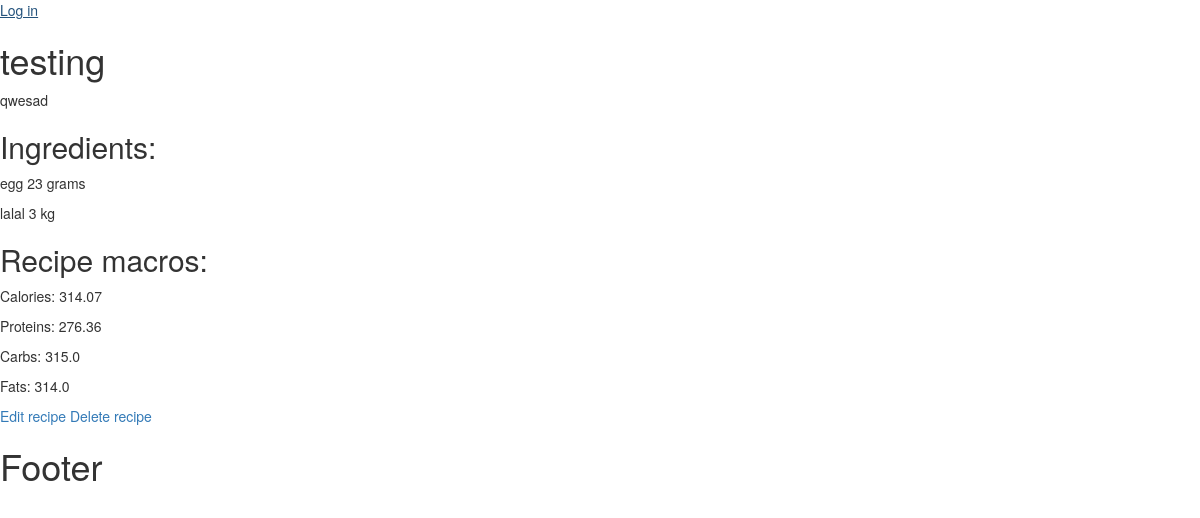
/recipes/details_recipe/7, run on an earlier commit of the app's database.
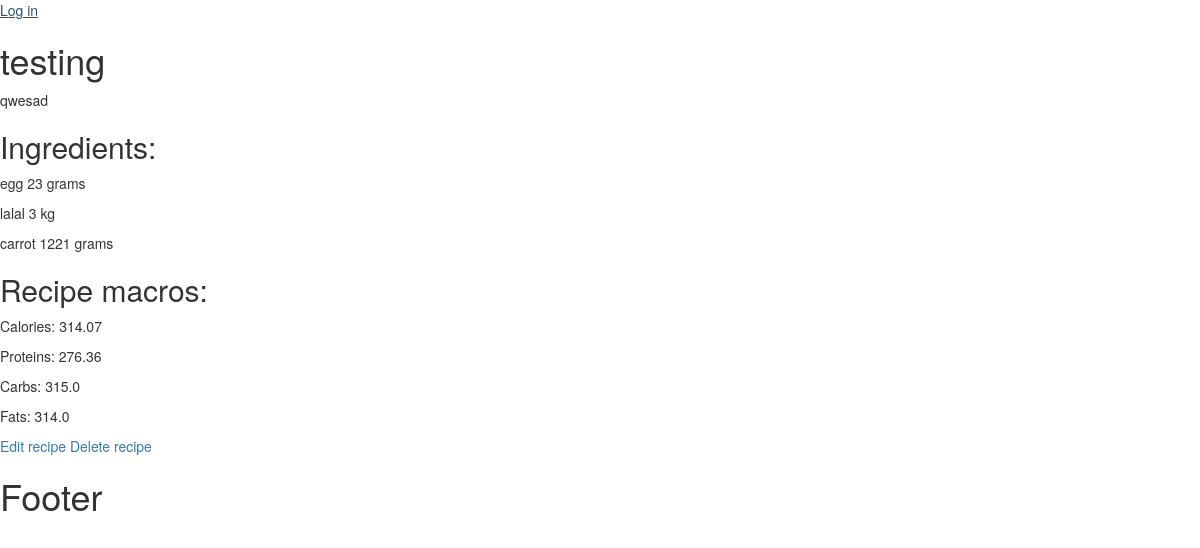
And on a later commit of the database.
### recipes/models.py (models this page shows)
class RecipeIngredient(models.Model):
    MEASURING_TYPES = [
        ('1', 'grams'),
        ('1000', 'kilograms')
    ]
    recipe = models.ForeignKey(Recipe, on_delete=models.CASCADE)
    ingredient = models.ForeignKey(Ingredient, on_delete=models.CASCADE)
    quantity = models.IntegerField()
    measurements = models.CharField(max_length=21, choices=MEASURING_TYPES)

### ingredients/models.py (models this page shows, shortened)
class Ingredient(models.Model):
    INGREDIENT_TYPES = [
        ("FRUITS", "FRUITS"),
        ("PROTEIN", "PROTEIN"),
        ("VEGETABLES", "VEGETABLES"),
        ("DAIRY", "DAIRY"),
        ("GRAINS", "GRAINS")]
    name = models.CharField(max_length=100)
    calories_per_gram = models.FloatField()
    proteins_per_gram = models.FloatField()
    carbs_per_gram = models.FloatField()
    fats_per_gram = models.FloatField()
    ingredient_type = models.CharField(max_length=30, choices=INGREDIENT_TYPES)
    user = models.ForeignKey(User, on_delete=models.CASCADE)

### recipes/views.py (the view)
# urls.py: path('details_recipe/<int:pk>', recipe_details, name='details recipe page'),
def recipe_details(request, pk):
    recipe = Recipe.objects.get(pk=pk)
    ingredients = recipe.recipeingredient_set.all()
    context = {
        'recipe': recipe,
        'ingredients': ingredients
    }
    return render(request, 'recipes/details_recipe.html', context=context)

### templates/recipes/details_recipe.html
{% extends 'base.html' %}
{% block main_content %}
    <div>
        <h1>{{ recipe.title }}</h1>
        <p>{{ recipe.instruction }}</p>
        <h2>Ingredients: </h2>
        {% for ingredient in ingredients %}
            <div>
                {% if ingredient.measurements == "1000" %}
                    <p>{{ ingredient.ingredient.name }} {{ ingredient.quantity }} kg</p>
                {% else %}
                    <p>{{ ingredient.ingredient.name }} {{ ingredient.quantity }} grams</p>
                {% endif %}
            </div>
        {% endfor %}
        <h2>Recipe macros:</h2>
        <p>Calories: {{ recipe.calories }}</p>
        <p>Proteins: {{ recipe.proteins }}</p>
        <p>Carbs: {{ recipe.carbs }}</p>
        <p>Fats: {{ recipe.fats }}</p>
    </div>
    <a href="{% url 'edit recipe page' pk=recipe.pk %}">Edit recipe</a>
    <a href="{% url 'delete recipe page' pk=recipe.pk %}">Delete recipe</a>
{% endblock %}

What changed in the data, as far as the page shows it:
added RecipeIngredient: ingredient.name "carrot", quantity "1221"
